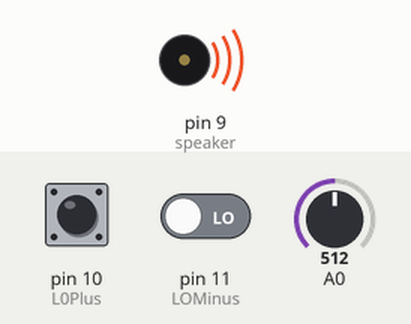
Simulated run of this sketch. Board: Arduino Uno, built with avr-gcc and run on an emulated ATmega328P. Parts: buzzer (waves = sounding). The inputs (shaded band) are chosen by the test bench; at power-on: pin 11 (LOMinus) LOW, pin 10 (L0Plus) HIGH, A0 = 512. What the sketch prints to the serial monitor is not drawn.

Above: at 1.2 s.
1.3 s: pin 11 (LOMinus) driven HIGH
Timing chart, 0 to 4.3 s (numbered marks = the images above; inputs shaded):
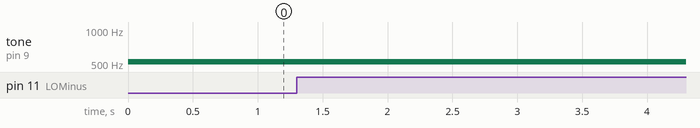

The sketch:

Listening_to_plants_ECG.ino
```cpp
#define arr_len( x )  ( sizeof( x ) / sizeof( *x ) )

int L0Plus = 10;
int LOMinus = 11;
int speaker = 9;
int serialCom = 9600;

int ecgValue = 0;
int lastTone = 0;
int filterValue = 20; // Filter level for the "noise" (flatten)

int notes[] = {
  31, 33, 35, 37, 39, 41, 44, 46, 49, 52, 55, 58, 62, 65, 69, 73, 78, 82, 87, 93, 98, 104, 110, 117, 123, 131,
  139, 147, 156, 165, 175, 185, 196, 208, 220, 233, 247, 262, 277, 294, 311, 330, 349, 370, 392, 415, 440, 466, 494,
  523, 554, 587, 622, 659, 698, 740, 784, 831, 880, 932, 998, 1047, 1109, 1175, 1245, 1319, 1397, 1480, 1568, 1661,
  1760, 1865, 1976
};

void setup() {
  // initialize the serial communication:
  Serial.begin(serialCom);
  pinMode(L0Plus, INPUT); // Setup for leads off detection LO +
  pinMode(LOMinus, INPUT); // Setup for leads off detection LO -
  pinMode(speaker, OUTPUT); // Setup for speaker output
}

void loop() {

  if((digitalRead(10) != 1)||(digitalRead(11) != 1)) {
    int toneToPlay = chooseNote(cleanUpECGValue(analogRead(A0)));

    Serial.println(toneToPlay);
    tone(speaker, toneToPlay);
  } else {

    Serial.println('!');
  }

  // Wait for a bit to keep serial data from saturating
  delay(50);
}

int cleanUpECGValue(int ecgValue) {
  int toneToPlay = chooseNote(lastTone);

  if((lastTone-ecgValue) > filterValue || (lastTone-ecgValue) < -filterValue) {
    lastTone = ecgValue;
    toneToPlay = chooseNote(lastTone);
  }

  return toneToPlay;
}

int chooseNote(int lastTone) {

  int i;
  int bestNote;
  int bestScore = 10000;
  int currentScore;

  for (i = 0; i < arr_len(notes); i = i + 1) {
    currentScore = abs(notes[i] - lastTone);
    if(currentScore < bestScore) {
      bestScore = currentScore;
      bestNote = notes[i];
    }
  }

  return bestNote;
}
```

Measured:
- after the input at 1.3 s, every drawn part: stays the same
